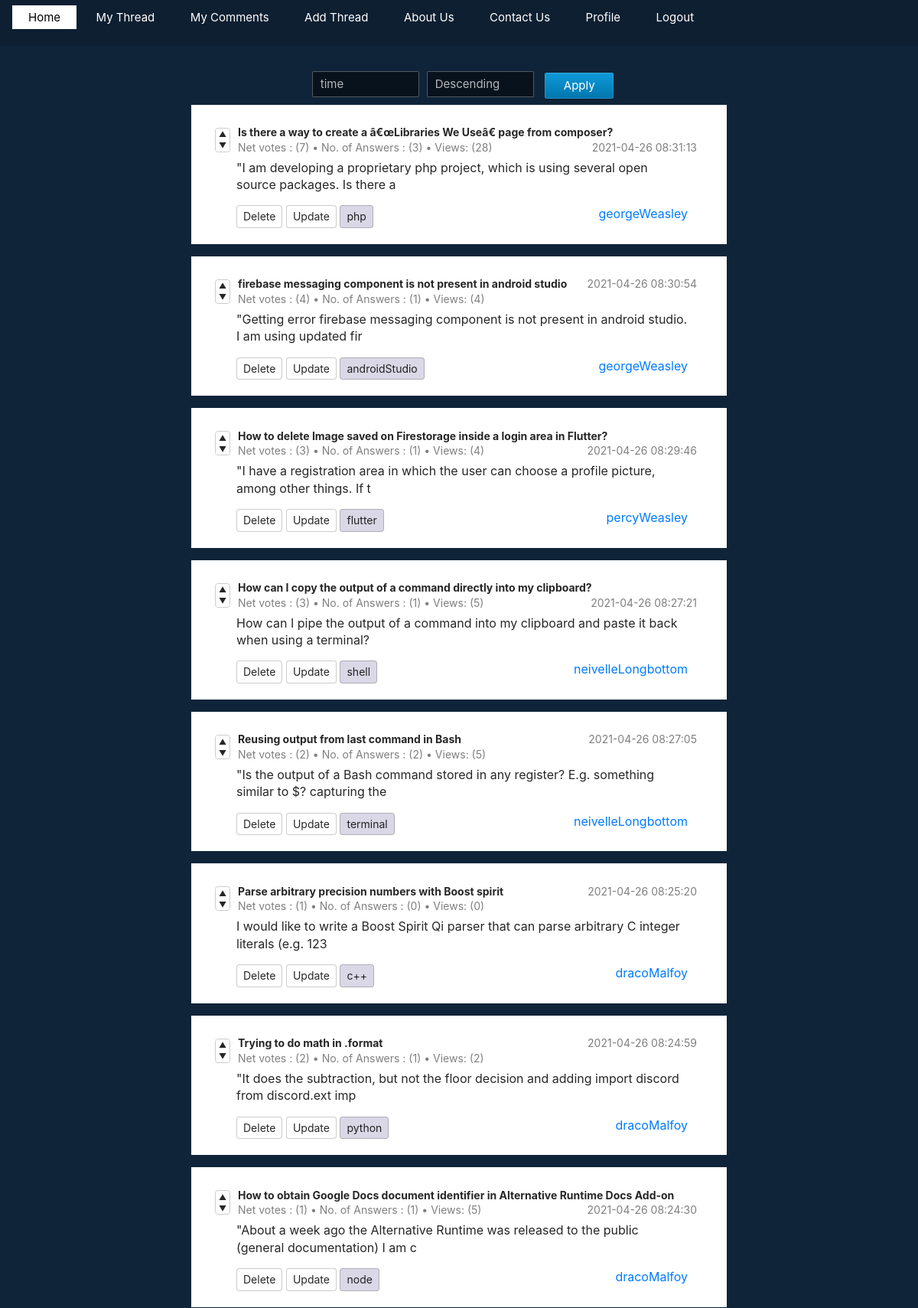
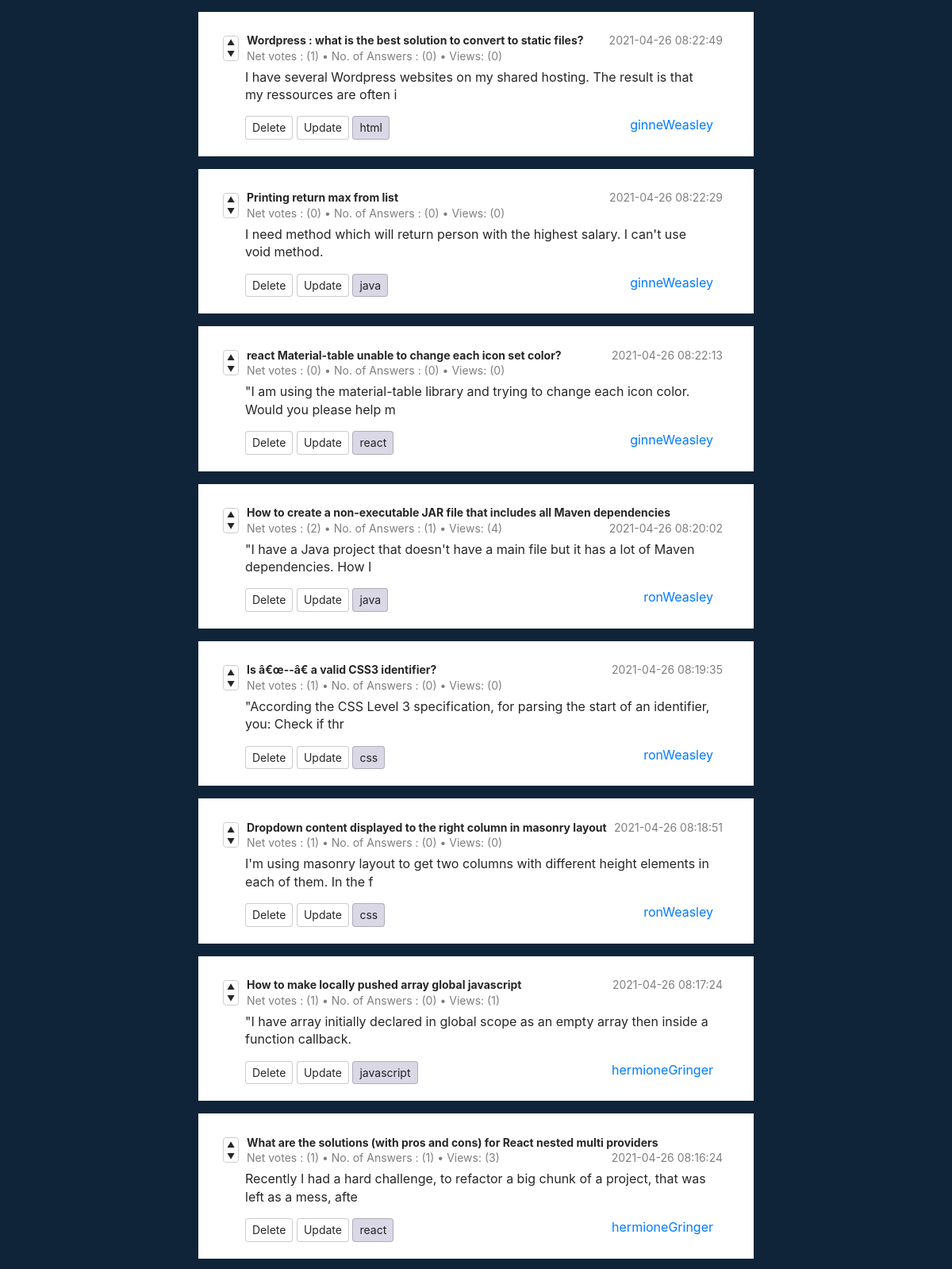
Page /admin/home.php (signed in, upper part) on the committed database (2 pictures, top to bottom).
### tables this page shows
CREATE TABLE `threads` (
  `threadId` int(11) NOT NULL,
  `tDateTime` timestamp NOT NULL DEFAULT current_timestamp(),
  `topic` varchar(1000) NOT NULL,
  `summary` varchar(1000) NOT NULL,
  `tag` varchar(20) NOT NULL,
  `userId` int(11) NOT NULL,
  `votes` int(11) NOT NULL,
  `views` int(11) NOT NULL,
  `noAnswers` int(11) NOT NULL
);

### Pages/utility.php (called while the page is built, shortened)
<?php
	function ExecuteQuery ($SQL)
	{
		$con=mysqli_connect ("localhost", "root","");
		mysqli_select_db ($con,"forum");
		$rows = mysqli_query ($con,$SQL);
		return $rows;
	}
?>

### admin/home.php (the view, shortened to what this page needs)
<!DOCTYPE html>
<html lang="en">
  <head>
    <link rel="stylesheet" href="../CSS/dbmsNav.css" />
    <link rel="stylesheet" href="../CSS/mini_style.css" />
    <link
      rel="stylesheet"
      media="screen and (max-width: 1480px)"
      href="../CSS/phone.css"
    />
    <link rel="stylesheet" href="../CSS/preloader.css" />
    <link rel="stylesheet" href="../Pages/form.css" type="text/css">
    <link rel="stylesheet" href="../CSS/box.css" type="text/css"/>
  </head>
<body>
    <nav class="navbar">
        <ul>
          <li class="active"><a href="home.php">Home</a></li>
          <li class="item"><a href="myThreads.php">My Thread</a></li>
          <li class="item"><a href="myComments.php">My Comments</a></li>
          <li class="item"><a href="addThread.php">Add Thread</a></li>
          <li class="item"><a href="aboutUS.php">About Us</a></li>
          <li class="item"><a href="contactUs.php">Contact Us</a></li>
          <li class="item"><a href="profile.php">Profile</a></li>
          <li class="item"><a href="logout.php">Logout</a></li>
        </ul>
    </nav>
    <?php
      include '../Pages/utility.php';
      $type = "time";
      $way = "descend";
    ?>
        <?php
        echo "
            <div class='sumeetK'><form class='form' action='home.php' method='post' enctype='multipart/form-data' autocomplete='off'>
            <div class='parvaS1'><select name='type' id='type'>";
              if($type == "time"){
                echo"<option value='time' selected>time</option>";
              }else{
                echo"<option value='time'>time</option>";
              }
              echo"</select></div><div class='parvaS1'>
              <select name='way' id='way'>";
              if($way == "descend"){
                echo"<option value='descend' selected>Descending</option>";
              }else{
                echo"<option value='descend'>Descending</option>";
              }
              echo"</select></div>
              <div class='parvaS'>
              <input type='submit' value='Apply' class='btn btn-block btn-primary'>
            </div></form></div>";
            $str = "CALL sortAcc('$type','$way')";
            $result=ExecuteQuery($str);
            while($row = mysqli_fetch_assoc($result)){
              $userId = $row['userId'];
              $str = "SELECT extractUsername($userId) as username";
              $res=ExecuteQuery($str);
              $temp = mysqli_fetch_assoc($res);
              $username = $temp['username'];
              echo "<div class='comment-thread'>
                <div class='comment' id='comment-1'>
                    <div class='comment-heading'>
                        <div class='comment-voting'>
                            <a href = 'vote.php?vote=up&id=$row[threadId]'>
                            <button type='button'>
                                <span aria-hidden='true'>&#9650;</span>
                                <span class='sr-only'>Vote up</span>
                            </button>
                            </a>
                            <a href = 'vote.php?vote=down&id=$row[threadId]'>
                            <button type='button'>
                                <span aria-hidden='true'>&#9660;</span>
                                <span class='sr-only'>Vote down</span>
                            </button>
                            </a>
                        </div>
                        <div class='comment-info'>
                          <div class='s-1'>
                            <a href='threadView.php?id=$row[threadId]' class='comment-author'>";
              echo $row['topic'];
              echo "</a>
                <div class='n-1'>";
                echo $row['tDateTime'];
                echo "</div>
                </div>
              <div class='m-0'> Net votes :   (";
              echo $row['votes'];
              echo ")         &bull;        No. of Answers :   (";
              echo $row['noAnswers'];
              echo ")         &bull;        Views:   (";
              echo $row['views'];
              echo")</div>
                        </div>
                    </div>
                    <div class='comment-body'>
                        <p>";
              echo $row['summary'];
              echo"</p> <a href='deleteThread.php?id=$row[threadId]' >
                        <button type='button'>Delete</button></a>
                        <a href='updateThread.php?id=$row[threadId]' >
                        <button type='button'>Update</button></a>
                        <button type='button' class='colorTag'>";
              echo $row['tag'];
              echo "</button>
                        <div class='author'>
                        <a href = 'profileOpen.php?userId=$row[userId]' >";
              echo $username;
              echo " </a>  </div>
                    </div>
                </div>
              </div>";
            }
        ?>
  </body>
</html>

### CSS/dbmsNav.css (style rules this page uses)
* { margin: 0; padding: 0; }
html { scroll-behavior: smooth; }
.navbar { padding-left: 20px; padding-right: 20px; z-index: 10; position: fixed; float: left; height: 60px; width: 100%; background-image: linear-gradient(rgba(0,0,0,0.15),rgba(0, 0, 0, 0.15)); }
ul { list-style: none; float: left; margin-top: 25px; margin-right: 20px; }
ul li { display: inline-block; }
ul li a { text-decoration: none; color: #fff; padding: 5px 20px; border: 1px solid transparent; font-size: 15px; }
ul li.active a { color: black; background-color: white; }

### CSS/phone.css (style rules this page uses)
.btn { font-size: 16px; padding: 6px 10px; }

### Pages/form.css (style rules this page uses)
* { margin:0; padding:0; }
body { color: #fff; background-color:#19547c; font-family:helvetica; background:url('http://clevertechie.com/img/bnet-bg.jpg') #0f2439 no-repeat center top; }
select, textarea, input[type="text"], input[type="password"], input[type="email"] { height:30px; width:100%;; display: inline-block; vertical-align: middle; height: 34px; padding: 0 10px; margin-top: 3px; margin-bottom: 10px; font-size: 15px; line-height: 20px; border: 1px solid rgba(255, 255, 255, 0.3); background-color: rgba(0, 0, 0, 0.5); color: rgba(255, 255, 255, 0.7); -moz-box-sizing: border-box; box-sizing: border-box; border-radius: 2px; }
select, textarea, input[type="text"], input[type="password"], input[type="email"] { -webkit-appearance: none; -moz-appearance: none; -ms-appearance: none; appearance: none; -webkit-transition: background-position 0.2s, background-color 0.2s, border-color 0.2s, box-shadow 0.2s; transition: background-position 0.2s, background-color 0.2s, border-color 0.2s, box-shadow 0.2s; }
.btn { text-overflow: ellipsis; white-space: nowrap; overflow: hidden; margin: 3px 0; padding: 6px 20px; font-size: 15px; line-height: 20px; height: 34px; background-color: rgba(0, 0, 0, 0.15); color: #00aeff; border: 1px solid rgba(255, 255, 255, 0.15); box-shadow: 0 0 rgba(0, 0, 0, 0); border-radius: 2px; -webkit-transition: background-color 0.2s, box-shadow 0.2s, background-color 0.2s, border-color 0.2s, color 0.2s; transition: background-color 0.2s, box-shadow 0.2s, background-color 0.2s, border-color 0.2s, color 0.2s; }
.btn-primary { background-color: #098cc8; color: #ffffff; border: 1px solid transparent; box-shadow: 0 0 rgba(0, 0, 0, 0); border-radius: 2px; -webkit-transition: background-color 0.2s, box-shadow 0.2s, background-color 0.2s, border-color 0.2s, color 0.2s; transition: background-color 0.2s, box-shadow 0.2s, background-color 0.2s, border-color 0.2s, color 0.2s; background-image: -webkit-linear-gradient(top, #0f9ada, #0076ad); background-image: linear-gradient(to bottom, #0f9ada, #0076ad); border: 0; box-shadow: 0 1px 1px rgba(0, 0, 0, 0.3), 0 0 0 1px rgba(255, 255, 255, 0.15) inset; }
.btn-block { display: block; width: 100%; padding-left: 0; padding-right: 0; }
.sumeetK { position:relative; display: inline-block; top:10%; height:65%; width:100%; margin-left:auto; margin-right:auto; text-align: center; }
.parvaS { display: inline-block; padding-left: 10px; width: 100px; }
.parvaS1 { display: inline-block; padding-left: 10px; width: 150px; }

### CSS/box.css (style rules this page uses)
* { box-sizing: border-box; }
body { font-family: -apple-system, BlinkMacSystemFont, "Segoe UI", Roboto, Helvetica, Arial, sans-serif, "Apple Color Emoji", "Segoe UI Emoji", "Segoe UI Symbol"; line-height: 1.4; color: rgba(0, 0, 0, 0.85); }
button { -moz-appearance: none; -webkit-appearance: none; appearance: none; font-size: 14px; padding: 4px 8px; color: rgba(0, 0, 0, 0.85); background-color: #fff; border: 1px solid rgba(0, 0, 0, 0.2); border-radius: 4px; }
.colorTag { background-color:#DAD8E6; }
.comment-thread { width: 700px; max-width: 100%; margin: auto; padding: 0 30px; background-color: #fff; border: 1px solid transparent; }
.m-0 { margin: 0; }
.n-1 { float: right; }
.s-1 { width: 600px; }
.comment { position: relative; margin: 20px auto; }
.comment-heading { display: flex; align-items: center; height: 50px; font-size: 14px; }
.comment-voting { width: 20px; height: 32px; border: 1px solid rgba(0, 0, 0, 0.2); border-radius: 4px; }
.comment-voting button { display: block; width: 100%; height: 50%; padding: 0; border: 0; font-size: 10px; }
.comment-info { color: rgba(0, 0, 0, 0.5); margin-left: 10px; }
.comment-author { color: rgba(0, 0, 0, 0.85); font-weight: bold; text-decoration: none; }
.author { position:relative; float: right; }
.comment-body { padding: 0 20px; padding-left: 28px; }

### rows in the picture
threads: topic "Is there a way to create a â€œLibraries We Useâ€ page from composer?", tDateTime "2021-04-26 08:31:13", votes "7", noAnswers "3", views "28", summary "\"I am developing a proprietary php project, which is using several open source packages. Is there a", tag "php", username "georgeWeasley"
threads: topic "firebase messaging component is not present in android studio", tDateTime "2021-04-26 08:30:54", votes "4", noAnswers "1", views "4", summary "\"Getting error firebase messaging component is not present in android studio. I am using updated fir", tag "androidStudio", username "georgeWeasley"
threads: topic "How to delete Image saved on Firestorage inside a login area in Flutter?", tDateTime "2021-04-26 08:29:46", votes "3", noAnswers "1", views "4", summary "\"I have a registration area in which the user can choose a profile picture, among other things. If t", tag "flutter", username "percyWeasley"
threads: topic "How can I copy the output of a command directly into my clipboard?", tDateTime "2021-04-26 08:27:21", votes "3", noAnswers "1", views "5", summary "How can I pipe the output of a command into my clipboard and paste it back when using a terminal?", tag "shell", username "neivelleLongbottom"
threads: topic "Reusing output from last command in Bash", tDateTime "2021-04-26 08:27:05", votes "2", noAnswers "2", views "5", summary "\"Is the output of a Bash command stored in any register? E.g. something similar to $? capturing the", tag "terminal", username "neivelleLongbottom"
threads: topic "Parse arbitrary precision numbers with Boost spirit", tDateTime "2021-04-26 08:25:20", votes "1", noAnswers "0", views "0", summary "I would like to write a Boost Spirit Qi parser that can parse arbitrary C integer literals (e.g. 123", tag "c++", username "dracoMalfoy"
threads: topic "Trying to do math in .format", tDateTime "2021-04-26 08:24:59", votes "2", noAnswers "1", views "2", summary "\"It does the subtraction, but not the floor decision and adding import discord from discord.ext imp", tag "python", username "dracoMalfoy"
threads: topic "How to obtain Google Docs document identifier in Alternative Runtime Docs Add-on", tDateTime "2021-04-26 08:24:30", votes "1", noAnswers "1", views "5", summary "\"About a week ago the Alternative Runtime was released to the public (general documentation) I am c", tag "node", username "dracoMalfoy"
threads: topic "Wordpress : what is the best solution to convert to static files?", tDateTime "2021-04-26 08:22:49", votes "1", noAnswers "0", views "0", summary "I have several Wordpress websites on my shared hosting. The result is that my ressources are often i", tag "html", username "ginneWeasley"
threads: topic "Printing return max from list", tDateTime "2021-04-26 08:22:29", votes "0", noAnswers "0", views "0", summary "I need method which will return person with the highest salary. I can't use void method.", tag "java", username "ginneWeasley"
threads: topic "react Material-table unable to change each icon set color?", tDateTime "2021-04-26 08:22:13", votes "0", noAnswers "0", views "0", summary "\"I am using the material-table library and trying to change each icon color. Would you please help m", tag "react", username "ginneWeasley"
threads: topic "How to create a non-executable JAR file that includes all Maven dependencies", tDateTime "2021-04-26 08:20:02", votes "2", noAnswers "1", views "4", summary "\"I have a Java project that doesn't have a main file but it has a lot of Maven dependencies. How I", tag "java", username "ronWeasley"
threads: topic "Is â€œ--â€ a valid CSS3 identifier?", tDateTime "2021-04-26 08:19:35", votes "1", noAnswers "0", views "0", summary "\"According the CSS Level 3 specification, for parsing the start of an identifier, you: Check if thr", tag "css", username "ronWeasley"
threads: topic "Dropdown content displayed to the right column in masonry layout", tDateTime "2021-04-26 08:18:51", votes "1", noAnswers "0", views "0", summary "I'm using masonry layout to get two columns with different height elements in each of them. In the f", tag "css", username "ronWeasley"
threads: topic "How to make locally pushed array global javascript", tDateTime "2021-04-26 08:17:24", votes "1", noAnswers "0", views "1", summary "\"I have array initially declared in global scope as an empty array then inside a function callback.", tag "javascript", username "hermioneGringer"
threads: topic "What are the solutions (with pros and cons) for React nested multi providers", tDateTime "2021-04-26 08:16:24", votes "1", noAnswers "1", views "3", summary "Recently I had a hard challenge, to refactor a big chunk of a project, that was left as a mess, afte", tag "react", username "hermioneGringer"
